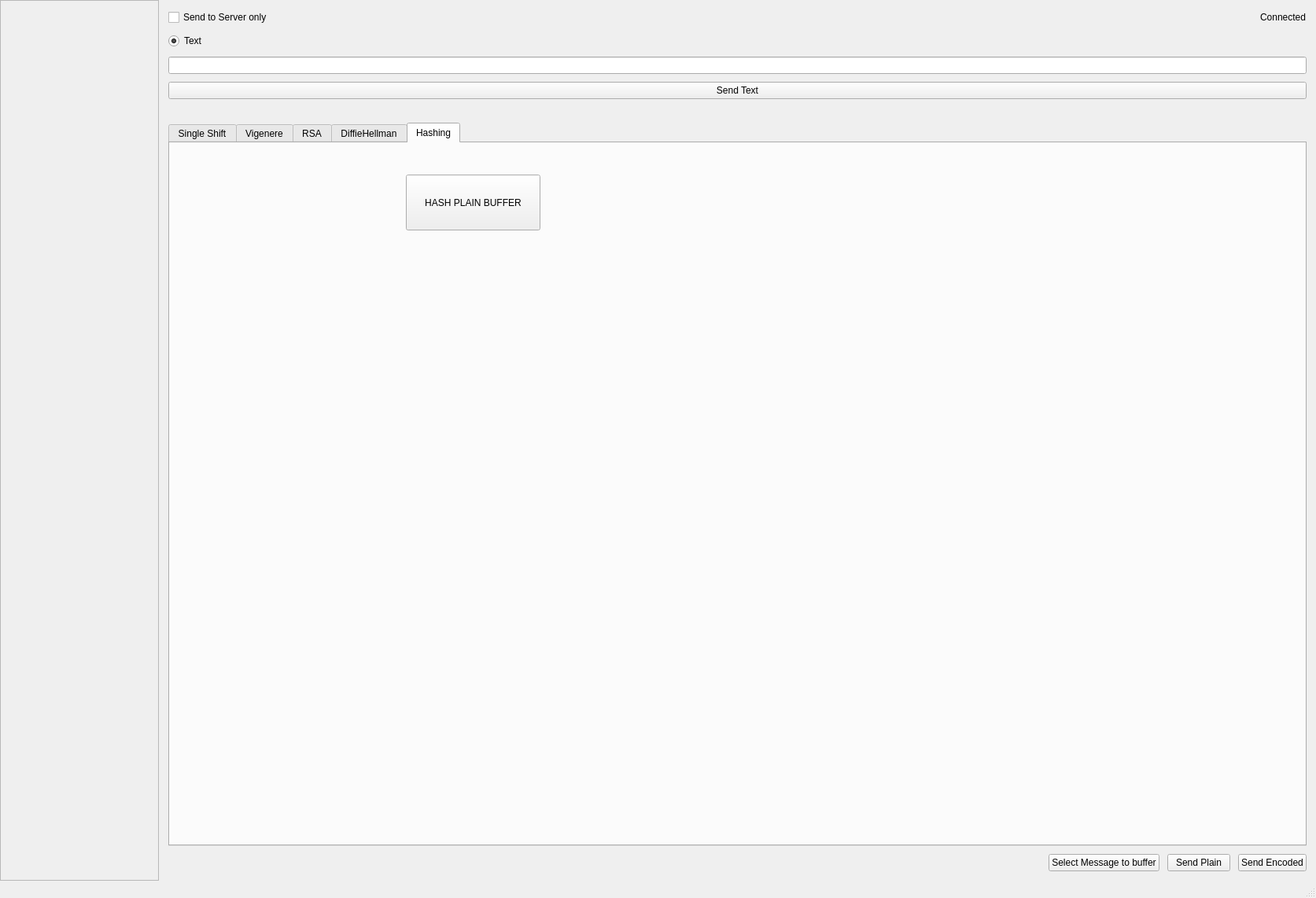
<?xml version="1.0" encoding="UTF-8"?>
<ui version="4.0">
 <class>MainWindow</class>
 <widget class="QMainWindow" name="MainWindow">
  <property name="geometry">
   <rect>
    <x>0</x>
    <y>0</y>
    <width>1673</width>
    <height>1142</height>
   </rect>
  </property>
  <property name="windowTitle">
   <string>Secret Communication Channel</string>
  </property>
  <widget class="QWidget" name="centralwidget">
   <layout class="QHBoxLayout" name="mainHLayout">
    <property name="spacing">
     <number>0</number>
    </property>
    <property name="leftMargin">
     <number>0</number>
    </property>
    <property name="topMargin">
     <number>0</number>
    </property>
    <property name="rightMargin">
     <number>0</number>
    </property>
    <property name="bottomMargin">
     <number>0</number>
    </property>
    <item>
     <widget class="QFrame" name="leftPanel">
      <property name="styleSheet">
       <string notr="true">min-width: 200px;
max-width: 200px;</string>
      </property>
      <property name="frameShape">
       <enum>QFrame::Shape::StyledPanel</enum>
      </property>
      <layout class="QVBoxLayout" name="leftVLayout">
       <property name="leftMargin">
        <number>8</number>
       </property>
       <property name="topMargin">
        <number>8</number>
       </property>
       <property name="rightMargin">
        <number>8</number>
       </property>
       <property name="bottomMargin">
        <number>8</number>
       </property>
       <item>
        <widget class="QLabel" name="messageDisplay">
         <property name="styleSheet">
          <string notr="true">min-width: 200px;
max-width: 200px;</string>
         </property>
         <property name="text">
          <string/>
         </property>
         <property name="alignment">
          <set>Qt::AlignmentFlag::AlignLeading|Qt::AlignmentFlag::AlignLeft|Qt::AlignmentFlag::AlignTop</set>
         </property>
        </widget>
       </item>
      </layout>
     </widget>
    </item>
    <item>
     <widget class="QFrame" name="rightPanel">
      <property name="frameShape">
       <enum>QFrame::Shape::NoFrame</enum>
      </property>
      <layout class="QVBoxLayout" name="rightVLayout">
       <property name="spacing">
        <number>10</number>
       </property>
       <property name="leftMargin">
        <number>12</number>
       </property>
       <property name="topMargin">
        <number>12</number>
       </property>
       <property name="rightMargin">
        <number>12</number>
       </property>
       <property name="bottomMargin">
        <number>12</number>
       </property>
       <item>
        <layout class="QHBoxLayout" name="rowCheckbox">
         <item>
          <widget class="QCheckBox" name="chkSendToServerOnly">
           <property name="text">
            <string>Send to Server only</string>
           </property>
          </widget>
         </item>
         <item>
          <spacer name="spCheckboxRight">
           <property name="orientation">
            <enum>Qt::Orientation::Horizontal</enum>
           </property>
           <property name="sizeHint" stdset="0">
            <size>
             <width>40</width>
             <height>20</height>
            </size>
           </property>
          </spacer>
         </item>
         <item>
          <widget class="QLabel" name="label_2">
           <property name="text">
            <string>Connected</string>
           </property>
          </widget>
         </item>
        </layout>
       </item>
       <item>
        <layout class="QHBoxLayout" name="rowInputMode">
         <item>
          <widget class="QRadioButton" name="radioButton">
           <property name="text">
            <string>Text</string>
           </property>
           <property name="checked">
            <bool>true</bool>
           </property>
          </widget>
         </item>
         <item>
          <spacer name="spInputLeft">
           <property name="orientation">
            <enum>Qt::Orientation::Horizontal</enum>
           </property>
           <property name="sizeHint" stdset="0">
            <size>
             <width>40</width>
             <height>20</height>
            </size>
           </property>
          </spacer>
         </item>
         <item>
          <spacer name="spInputRight">
           <property name="orientation">
            <enum>Qt::Orientation::Horizontal</enum>
           </property>
           <property name="sizeHint" stdset="0">
            <size>
             <width>40</width>
             <height>20</height>
            </size>
           </property>
          </spacer>
         </item>
        </layout>
       </item>
       <item>
        <widget class="QLineEdit" name="msgInput"/>
       </item>
       <item>
        <widget class="QPushButton" name="btnSendText">
         <property name="text">
          <string>Send Text</string>
         </property>
        </widget>
       </item>
       <item>
        <spacer name="spSendClearLeft">
         <property name="orientation">
          <enum>Qt::Orientation::Horizontal</enum>
         </property>
         <property name="sizeHint" stdset="0">
          <size>
           <width>40</width>
           <height>20</height>
          </size>
         </property>
        </spacer>
       </item>
       <item>
        <widget class="QTabWidget" name="tabCipher">
         <property name="currentIndex">
          <number>4</number>
         </property>
         <widget class="QWidget" name="tabSingleShift">
          <attribute name="title">
           <string>Single Shift</string>
          </attribute>
          <widget class="QLineEdit" name="txtShiftKey">
           <property name="geometry">
            <rect>
             <x>50</x>
             <y>40</y>
             <width>786</width>
             <height>26</height>
            </rect>
           </property>
           <property name="placeholderText">
            <string>Enter key...</string>
           </property>
          </widget>
          <widget class="QLabel" name="lblKey">
           <property name="geometry">
            <rect>
             <x>20</x>
             <y>30</y>
             <width>40</width>
             <height>41</height>
            </rect>
           </property>
           <property name="text">
            <string>Key :</string>
           </property>
          </widget>
          <widget class="QPushButton" name="pbShiftEncode">
           <property name="geometry">
            <rect>
             <x>262</x>
             <y>80</y>
             <width>271</width>
             <height>40</height>
            </rect>
           </property>
           <property name="text">
            <string>Encode</string>
           </property>
          </widget>
          <widget class="QPushButton" name="pbShiftDecode">
           <property name="geometry">
            <rect>
             <x>530</x>
             <y>80</y>
             <width>291</width>
             <height>40</height>
            </rect>
           </property>
           <property name="text">
            <string>Decode</string>
           </property>
          </widget>
         </widget>
         <widget class="QWidget" name="tabVigenere">
          <attribute name="title">
           <string>Vigenere</string>
          </attribute>
          <widget class="QLabel" name="lblKey_2">
           <property name="geometry">
            <rect>
             <x>10</x>
             <y>40</y>
             <width>40</width>
             <height>41</height>
            </rect>
           </property>
           <property name="text">
            <string>Key :</string>
           </property>
          </widget>
          <widget class="QLineEdit" name="txtVigenere">
           <property name="geometry">
            <rect>
             <x>40</x>
             <y>50</y>
             <width>786</width>
             <height>26</height>
            </rect>
           </property>
           <property name="placeholderText">
            <string>Enter key...</string>
           </property>
          </widget>
          <widget class="QPushButton" name="pbVigenereEncode">
           <property name="geometry">
            <rect>
             <x>0</x>
             <y>90</y>
             <width>251</width>
             <height>40</height>
            </rect>
           </property>
           <property name="text">
            <string>Encode</string>
           </property>
          </widget>
          <widget class="QPushButton" name="pbVigenereDecode">
           <property name="geometry">
            <rect>
             <x>270</x>
             <y>90</y>
             <width>271</width>
             <height>40</height>
            </rect>
           </property>
           <property name="text">
            <string>Decode</string>
           </property>
          </widget>
         </widget>
         <widget class="QWidget" name="tabRSA">
          <attribute name="title">
           <string>RSA</string>
          </attribute>
          <widget class="QLineEdit" name="txtRSAKey">
           <property name="geometry">
            <rect>
             <x>40</x>
             <y>40</y>
             <width>786</width>
             <height>26</height>
            </rect>
           </property>
           <property name="text">
            <string/>
           </property>
           <property name="placeholderText">
            <string>Enter private or public key (depending whether encode or decode)</string>
           </property>
          </widget>
          <widget class="QLabel" name="lblKey_3">
           <property name="geometry">
            <rect>
             <x>10</x>
             <y>30</y>
             <width>40</width>
             <height>41</height>
            </rect>
           </property>
           <property name="text">
            <string>Key :</string>
           </property>
          </widget>
          <widget class="QPushButton" name="pbRSAEncode">
           <property name="geometry">
            <rect>
             <x>550</x>
             <y>90</y>
             <width>271</width>
             <height>40</height>
            </rect>
           </property>
           <property name="text">
            <string>Encode</string>
           </property>
          </widget>
          <widget class="QPushButton" name="pbRSADecode">
           <property name="geometry">
            <rect>
             <x>280</x>
             <y>90</y>
             <width>271</width>
             <height>40</height>
            </rect>
           </property>
           <property name="text">
            <string>Decode</string>
           </property>
          </widget>
          <widget class="QLineEdit" name="txtRSAMod">
           <property name="geometry">
            <rect>
             <x>60</x>
             <y>90</y>
             <width>211</width>
             <height>31</height>
            </rect>
           </property>
          </widget>
          <widget class="QLabel" name="lblKey_4">
           <property name="geometry">
            <rect>
             <x>10</x>
             <y>80</y>
             <width>51</width>
             <height>41</height>
            </rect>
           </property>
           <property name="text">
            <string>Modulo:</string>
           </property>
          </widget>
         </widget>
         <widget class="QWidget" name="tabDiffieHellman">
          <attribute name="title">
           <string>DiffieHellman</string>
          </attribute>
          <widget class="QLineEdit" name="txtDifHelMod">
           <property name="geometry">
            <rect>
             <x>90</x>
             <y>60</y>
             <width>113</width>
             <height>26</height>
            </rect>
           </property>
          </widget>
          <widget class="QLineEdit" name="txtDifHelGen">
           <property name="geometry">
            <rect>
             <x>90</x>
             <y>100</y>
             <width>113</width>
             <height>26</height>
            </rect>
           </property>
          </widget>
          <widget class="QLineEdit" name="txtDifHelPrivKey">
           <property name="geometry">
            <rect>
             <x>90</x>
             <y>140</y>
             <width>113</width>
             <height>26</height>
            </rect>
           </property>
          </widget>
          <widget class="QLabel" name="lblKey_6">
           <property name="geometry">
            <rect>
             <x>20</x>
             <y>50</y>
             <width>71</width>
             <height>41</height>
            </rect>
           </property>
           <property name="text">
            <string>Modulo(p):</string>
           </property>
          </widget>
          <widget class="QLabel" name="lblKey_7">
           <property name="geometry">
            <rect>
             <x>20</x>
             <y>130</y>
             <width>71</width>
             <height>41</height>
            </rect>
           </property>
           <property name="text">
            <string>Private key:</string>
           </property>
          </widget>
          <widget class="QLabel" name="lblKey_8">
           <property name="geometry">
            <rect>
             <x>20</x>
             <y>90</y>
             <width>61</width>
             <height>41</height>
            </rect>
           </property>
           <property name="text">
            <string>Generator:</string>
           </property>
          </widget>
          <widget class="QPushButton" name="pbGenerateHalfKey">
           <property name="geometry">
            <rect>
             <x>80</x>
             <y>210</y>
             <width>131</width>
             <height>26</height>
            </rect>
           </property>
           <property name="text">
            <string>Generate HalfKey</string>
           </property>
          </widget>
          <widget class="QPushButton" name="pbCalculateSecret">
           <property name="geometry">
            <rect>
             <x>90</x>
             <y>260</y>
             <width>121</width>
             <height>26</height>
            </rect>
           </property>
           <property name="text">
            <string>Calculate Secret</string>
           </property>
          </widget>
          <widget class="QLineEdit" name="txtDefHelPartnerKey">
           <property name="geometry">
            <rect>
             <x>350</x>
             <y>100</y>
             <width>113</width>
             <height>26</height>
            </rect>
           </property>
          </widget>
          <widget class="QLabel" name="lblKey_9">
           <property name="geometry">
            <rect>
             <x>250</x>
             <y>90</y>
             <width>91</width>
             <height>41</height>
            </rect>
           </property>
           <property name="text">
            <string>Partner Half Key:</string>
           </property>
          </widget>
          <widget class="QLabel" name="lbMyHalfKey">
           <property name="geometry">
            <rect>
             <x>220</x>
             <y>200</y>
             <width>361</width>
             <height>41</height>
            </rect>
           </property>
           <property name="text">
            <string/>
           </property>
          </widget>
          <widget class="QLabel" name="lbSecret">
           <property name="geometry">
            <rect>
             <x>220</x>
             <y>265</y>
             <width>331</width>
             <height>21</height>
            </rect>
           </property>
           <property name="text">
            <string/>
           </property>
          </widget>
         </widget>
         <widget class="QWidget" name="tabHashing">
          <attribute name="title">
           <string>Hashing</string>
          </attribute>
          <widget class="QPushButton" name="pbHash">
           <property name="geometry">
            <rect>
             <x>300</x>
             <y>40</y>
             <width>171</width>
             <height>71</height>
            </rect>
           </property>
           <property name="text">
            <string>HASH PLAIN BUFFER</string>
           </property>
          </widget>
          <widget class="QLabel" name="lbHash">
           <property name="geometry">
            <rect>
             <x>58</x>
             <y>120</y>
             <width>741</width>
             <height>20</height>
            </rect>
           </property>
           <property name="text">
            <string/>
           </property>
          </widget>
         </widget>
        </widget>
       </item>
       <item>
        <layout class="QHBoxLayout" name="rowSendClear"/>
       </item>
       <item>
        <layout class="QHBoxLayout" name="rowCipherTabs"/>
       </item>
       <item>
        <layout class="QHBoxLayout" name="rowKey"/>
       </item>
       <item>
        <layout class="QHBoxLayout" name="rowActions"/>
       </item>
       <item>
        <layout class="QHBoxLayout" name="rowSendEncoded">
         <item>
          <spacer name="spSendEncodedLeft">
           <property name="orientation">
            <enum>Qt::Orientation::Horizontal</enum>
           </property>
           <property name="sizeHint" stdset="0">
            <size>
             <width>40</width>
             <height>20</height>
            </size>
           </property>
          </spacer>
         </item>
         <item>
          <widget class="QPushButton" name="selectMsgToBuffer">
           <property name="text">
            <string>Select Message to buffer</string>
           </property>
          </widget>
         </item>
         <item>
          <widget class="QPushButton" name="pbSendPlain">
           <property name="text">
            <string>Send Plain</string>
           </property>
          </widget>
         </item>
         <item>
          <widget class="QPushButton" name="pbSendEncoded">
           <property name="text">
            <string>Send Encoded</string>
           </property>
          </widget>
         </item>
        </layout>
       </item>
      </layout>
     </widget>
    </item>
   </layout>
  </widget>
  <widget class="QStatusBar" name="statusbar"/>
 </widget>
 <resources/>
 <connections/>
</ui>
